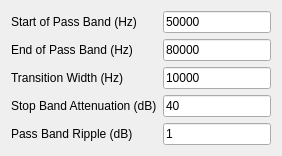
         <widget class="QWidget" name="firbpfPage">
          <layout class="QFormLayout" name="formLayout_2">
           <item row="0" column="0">
            <widget class="QLabel" name="startofBpfPassBandLabel">
             <property name="text">
              <string>Start of Pass Band (Hz)</string>
             </property>
            </widget>
           </item>
           <item row="0" column="1">
            <widget class="QLineEdit" name="startofBpfPassBandEdit">
             <property name="text">
              <string>50000</string>
             </property>
            </widget>
           </item>
           <item row="1" column="0">
            <widget class="QLabel" name="endofBpfPassBandLabel">
             <property name="text">
              <string>End of Pass Band (Hz)</string>
             </property>
            </widget>
           </item>
           <item row="1" column="1">
            <widget class="QLineEdit" name="endofBpfPassBandEdit">
             <property name="text">
              <string>80000</string>
             </property>
            </widget>
           </item>
           <item row="3" column="1">
            <widget class="QLineEdit" name="bpfStopBandAttenEdit">
             <property name="text">
              <string>40</string>
             </property>
            </widget>
           </item>
           <item row="3" column="0">
            <widget class="QLabel" name="bpfStopBandAttenLabel">
             <property name="text">
              <string>Stop Band Attenuation (dB)</string>
             </property>
            </widget>
           </item>
           <item row="2" column="0">
            <widget class="QLabel" name="bpfTransitionLabel">
             <property name="text">
              <string>Transition Width (Hz)</string>
             </property>
            </widget>
           </item>
           <item row="2" column="1">
            <widget class="QLineEdit" name="bpfTransitionEdit">
             <property name="text">
              <string>10000</string>
             </property>
            </widget>
           </item>
           <item row="4" column="1">
            <widget class="QLineEdit" name="bpfPassBandRippleEdit">
             <property name="text">
              <string>1</string>
             </property>
            </widget>
           </item>
           <item row="4" column="0">
            <widget class="QLabel" name="bpfPassBandRippleLabel">
             <property name="text">
              <string>Pass Band Ripple (dB)</string>
             </property>
            </widget>
           </item>
          </layout>
         </widget>
